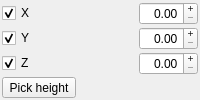
               <widget class="QWidget" name="page_7">
                <layout class="QGridLayout" name="gridLayout_6">
                 <property name="margin">
                  <number>2</number>
                 </property>
                 <property name="spacing">
                  <number>2</number>
                 </property>
                 <item row="2" column="2">
                  <widget class="QDoubleSpinBox" name="vector_brush_set_z">
                   <property name="alignment">
                    <set>Qt::AlignRight|Qt::AlignTrailing|Qt::AlignVCenter</set>
                   </property>
                   <property name="buttonSymbols">
                    <enum>QAbstractSpinBox::PlusMinus</enum>
                   </property>
                   <property name="singleStep">
                    <double>0.500000000000000</double>
                   </property>
                  </widget>
                 </item>
                 <item row="0" column="2">
                  <widget class="QDoubleSpinBox" name="vector_brush_set_x">
                   <property name="alignment">
                    <set>Qt::AlignRight|Qt::AlignTrailing|Qt::AlignVCenter</set>
                   </property>
                   <property name="buttonSymbols">
                    <enum>QAbstractSpinBox::PlusMinus</enum>
                   </property>
                   <property name="singleStep">
                    <double>0.100000000000000</double>
                   </property>
                  </widget>
                 </item>
                 <item row="1" column="2">
                  <widget class="QDoubleSpinBox" name="vector_brush_set_y">
                   <property name="alignment">
                    <set>Qt::AlignRight|Qt::AlignTrailing|Qt::AlignVCenter</set>
                   </property>
                   <property name="buttonSymbols">
                    <enum>QAbstractSpinBox::PlusMinus</enum>
                   </property>
                   <property name="singleStep">
                    <double>0.100000000000000</double>
                   </property>
                  </widget>
                 </item>
                 <item row="2" column="0" colspan="2">
                  <widget class="QCheckBox" name="vector_brush_set_checkbox_z">
                   <property name="text">
                    <string>Z</string>
                   </property>
                   <property name="checked">
                    <bool>true</bool>
                   </property>
                  </widget>
                 </item>
                 <item row="1" column="0" colspan="2">
                  <widget class="QCheckBox" name="vector_brush_set_checkbox_y">
                   <property name="text">
                    <string>Y</string>
                   </property>
                   <property name="checked">
                    <bool>true</bool>
                   </property>
                  </widget>
                 </item>
                 <item row="0" column="0" colspan="2">
                  <widget class="QCheckBox" name="vector_brush_set_checkbox_x">
                   <property name="text">
                    <string>X</string>
                   </property>
                   <property name="checked">
                    <bool>true</bool>
                   </property>
                  </widget>
                 </item>
                 <item row="3" column="0">
                  <widget class="QToolButton" name="pick_displacement">
                   <property name="text">
                    <string>Pick height</string>
                   </property>
                   <property name="icon">
                    <iconset resource="icons/resourcen.qrc">
                     <normaloff>:/icons/gtk-zoom-100.png</normaloff>:/icons/gtk-zoom-100.png</iconset>
                   </property>
                   <property name="toolButtonStyle">
                    <enum>Qt::ToolButtonTextBesideIcon</enum>
                   </property>
                  </widget>
                 </item>
                </layout>
               </widget>
